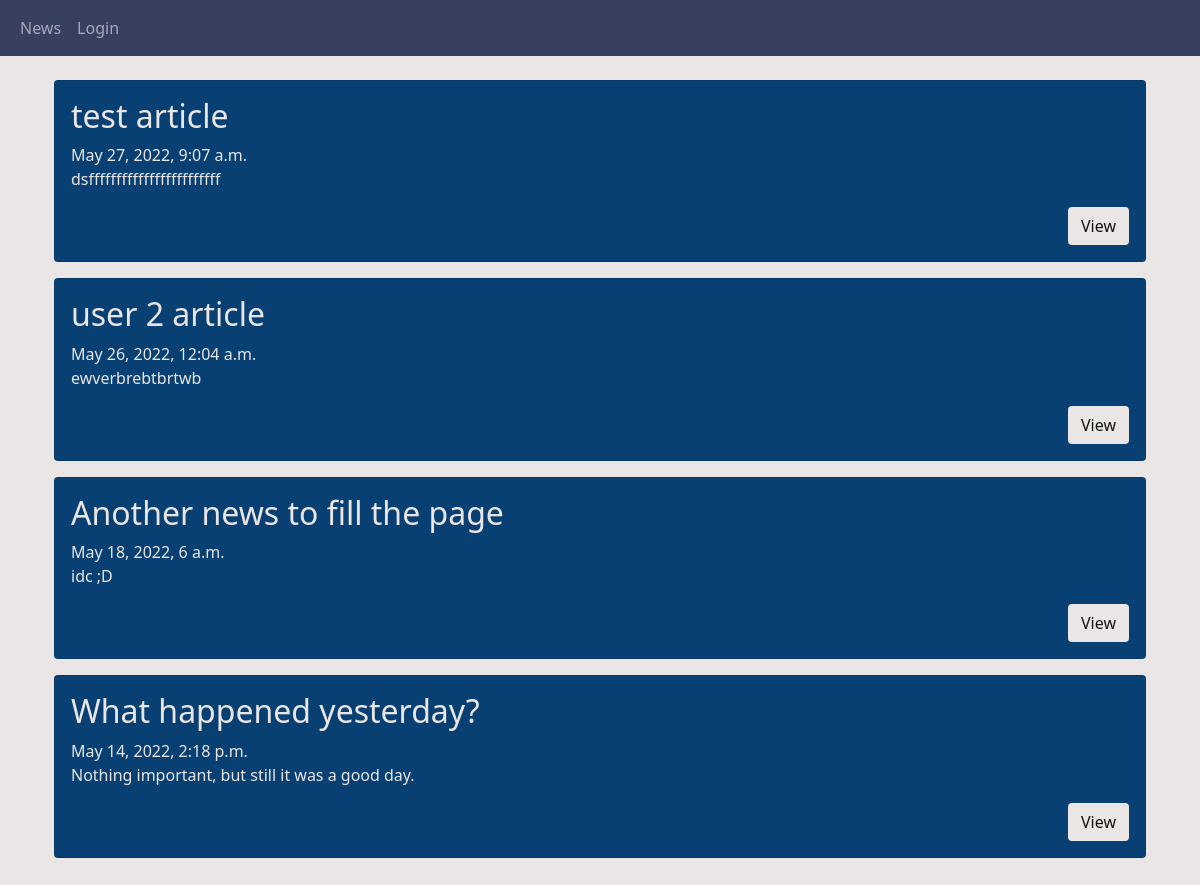
Page /news/ on the committed database.
### news/models.py (models this page shows, shortened)
class Record(models.Model):
    title = models.CharField(max_length=200)
    pub_date = models.DateTimeField('publish date')
    content = models.CharField(max_length=10000)
    author = models.ForeignKey(User, on_delete=models.SET_NULL, null=True, blank=True)
    @property
    def short_content(self):
        short = self.content[:300]
        if len(self.content) > 300:
            short += '...'
        return short

### news/views.py (the view)
# urls.py: path('', views.index, name="main"),
def index(request):
    records = Record.objects.order_by('-pub_date')
    return render(request, 'index.html', {'records': records})

### news/templates/index.html (shortened to what this page needs)
{% extends 'base.html' %}
{% block content %}
    <div class="container-fluid column justify-content-center">
        {% if records %}
        {% for record in records %}
            <div class="card my-bg-primary mb-3">
                <div class="card-body">
                    <h2 class="card-title my-text-light">{{ record.title }}</h2>
                    <span class="my-text-light">{{ record.pub_date }}</span>
                    <p class="card-text my-text-light">{{ record.short_content }}</p>
                    <div class="text-end">
                        <a href="{% url 'record' record.id %}">
                            <button class="btn my-bg-light my-text-dark">View</button>
                        </a>
                    </div>
                </div>
            </div>
        {% endfor %}
        {% else %}
            {% if request.path == '/news/my' %}
                <h1 class="text-center mt-5">You have no articles yet</h1>
            {% else %}
                <h1 class="text-center mt-5">There are no news yet</h1>
            {% endif %}
        {% endif %}
    </div>
{% endblock content %}

### news/templates/base.html (shortened to what this page needs)
<!doctype html>
<html lang="en">
<head>
    {% load static %}
    <link href="https://cdn.jsdelivr.net/npm/bootstrap@5.1.3/dist/css/bootstrap.min.css" rel="stylesheet">
    <link rel="stylesheet" href="{% static 'css/styles.css' %}" type="text/css">
</head>
<body>
    <nav class="navbar sticky-top navbar-expand-lg navbar-dark my-bg-accent">
        <div class="container-fluid">
            <div class="collapse navbar-collapse">
                <ul class="navbar-nav container-fluid">
                    <li class="nav-item"><a class="nav-link" href="{% url 'main' %}">News</a></li>
                    {% if user.is_authenticated %}
                        <li class="nav-item"><a class="nav-link" href="{% url 'my-records' %}">My Articles</a></li>
                        <li class="nav-item"><a class="nav-link" href="{% url 'create-record' %}">New Article</a></li>
                        <li class="navbar-text ms-auto me-3">Account: {{ user.get_username }}</li>
                        <li class="nav-item"><a class="nav-link" href="{% url 'logout'%}?next={{request.path}}">Logout</a></li>
                    {% else %}
                        <li class="nav-item"><a class="nav-link" href="{% url 'login'%}?next={{request.path}}">Login</a></li>
                    {% endif %}
                </ul>
            </div>
        </div>
    </nav>
    <div class="my-bg-light base-container py-4">
        <div class="container">
            {% block content %}
            {% endblock content %}
        </div>
    </div>
</body>

### news/static/css/styles.css (style rules this page uses)
:root { --accent: #38405F; --primary: #094074; --light: #EAE6E5; --dark: #12130F; }
.base-container { min-height: calc(100vh - 56px); }
.my-bg-accent { background: var(--accent); }
.my-bg-primary { background: var(--primary); }
.my-bg-light { background: var(--light); }
.my-text-light { color: var(--light); }
.my-text-dark { color: var(--dark); }

### rows in the picture
Record: title "test article", pub_date "May 27, 2022, 9:07 a.m.", short_content "dsffffffffffffffffffffffff"
Record: title "user 2 article", pub_date "May 26, 2022, 12:04 a.m.", short_content "ewverbrebtbrtwb"
Record: title "Another news to fill the page", pub_date "May 18, 2022, 6 a.m.", short_content "idc ;D"
Record: title "What happened yesterday?", pub_date "May 14, 2022, 2:18 p.m.", short_content "Nothing important, but still it was a good day."
